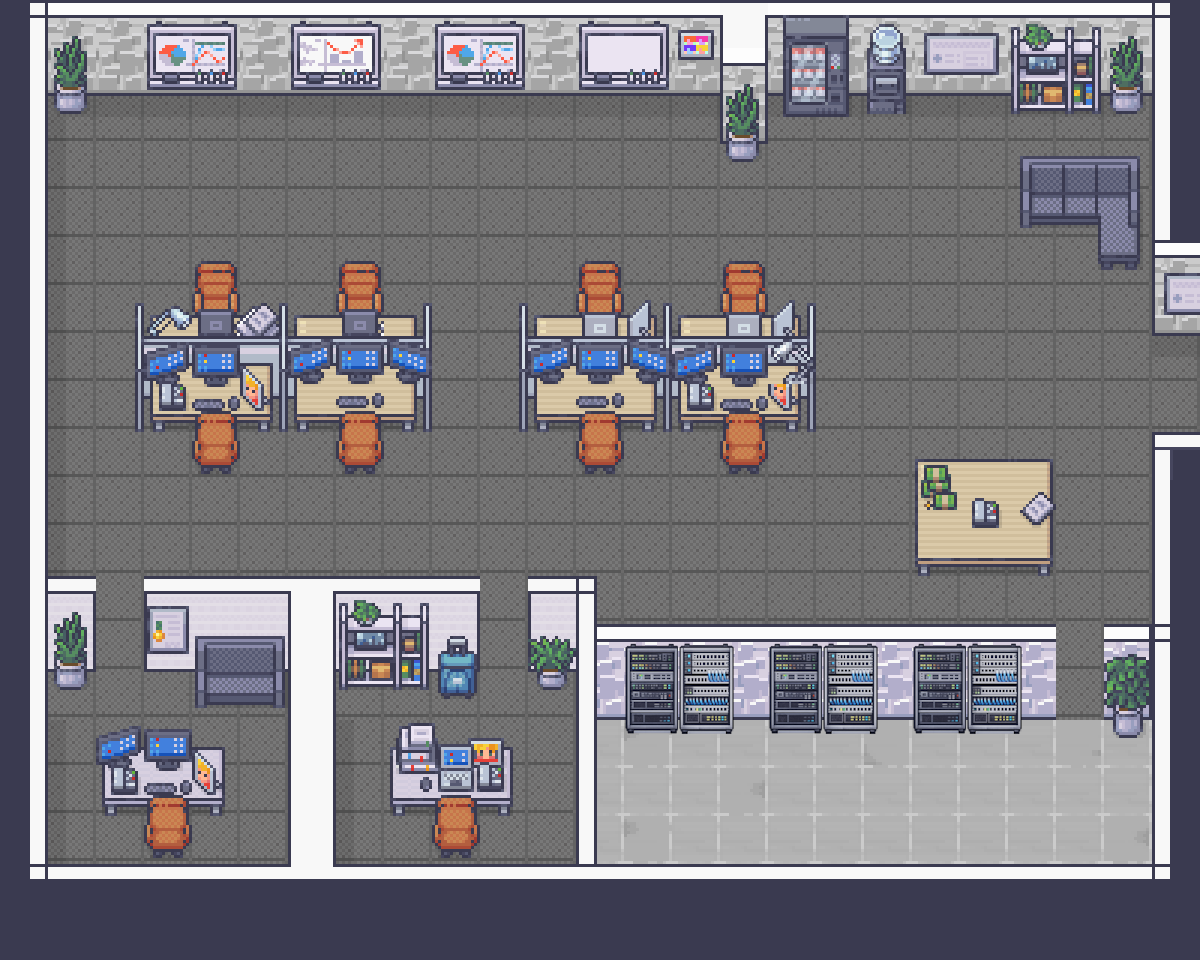

Below is a game level as drawn by its tile map, then a one-line description and the .tmx that defines it (tile-layer data replaced by summaries):
An orthogonal 25x20 tile map with 48x48 px tiles, 14 tile layers (OOB, Building, Office_Bottom, Office_Bottom_Chair, ...), 3 tilesets and 52 objects (chair-forward-cube-1, chair-forward-cube-2, chair-forward-cube-3, chair-forward-cube-4, chair-available-cube-facing-away1, ...).

<map version="1.10" tiledversion="1.11.2" orientation="orthogonal" renderorder="right-down" width="25" height="20" tilewidth="48" tileheight="48" infinite="0" nextlayerid="32" nextobjectid="96">
 <tileset firstgid="1" name="modern_office_48x48" tilewidth="48" tileheight="48" tilecount="848" columns="16">
  <image source="assets/2_Modern_Office_Black_Shadow/Modern_Office_Black_Shadow_48x48.png" trans="ff00ff" width="768" height="2544" />
 </tileset>
 <tileset firstgid="849" name="Room_Builder_Office_48x48" tilewidth="48" tileheight="48" tilecount="224" columns="16">
  <image source="assets/1_Room_Builder_Office/Room_Builder_Office_48x48.png" trans="ff00ff" width="768" height="672" />
 </tileset>
 <tileset firstgid="1073" name="temp" tilewidth="48" tileheight="48" tilecount="848" columns="16">
  <image source="assets/server_racks_added.png" trans="ff00ff" width="768" height="2544" />
 </tileset>
 <layer id="19" name="OOB" width="25" height="20">
  <data>[500 cells, 221 non-empty, 14 distinct tile ids]</data>
 </layer>
 <layer id="2" name="Building" width="25" height="20">
  <data>[500 cells, 475 non-empty, 34 distinct tile ids]</data>
 </layer>
 <layer id="21" name="Office_Bottom" width="25" height="20">
  <data>[500 cells, 23 non-empty, 17 distinct tile ids]</data>
 </layer>
 <layer id="22" name="Office_Bottom_Chair" width="25" height="20">
  <data>[500 cells, 5 non-empty, 3 distinct tile ids]</data>
 </layer>
 <layer id="23" name="Office_Bottom_Stuff" width="25" height="20">
  <data>[500 cells, 25 non-empty, 25 distinct tile ids]</data>
 </layer>
 <layer id="9" name="Office_Decor" width="25" height="20">
  <data>[500 cells, 76 non-empty, 48 distinct tile ids]</data>
 </layer>
 <layer id="11" name="Whiteboards" width="25" height="20">
  <data>[500 cells, 18 non-empty, 14 distinct tile ids]</data>
 </layer>
 <layer id="18" name="Desks-Chairs-FacingToward" width="25" height="20">
  <data>[500 cells, 8 non-empty, 2 distinct tile ids]</data>
 </layer>
 <objectgroup id="27" name="ZONE-WORKING-ChairAvailable-facing-forward">
  <object id="67" name="chair-forward-cube-1" x="189" y="275.333" width="53" height="41.6667" />
  <object id="69" name="chair-forward-cube-2" x="335.333" y="277.333" width="48" height="41.3333" />
  <object id="70" name="chair-forward-cube-3" x="574" y="279" width="48" height="36" />
  <object id="71" name="chair-forward-cube-4" x="720" y="281" width="48" height="34" />
 </objectgroup>
 <layer id="15" name="Desks-FacingToward" width="25" height="20">
  <data>[500 cells, 27 non-empty, 12 distinct tile ids]</data>
 </layer>
 <layer id="14" name="Cubes" width="25" height="20">
  <data>[500 cells, 46 non-empty, 25 distinct tile ids]</data>
 </layer>
 <layer id="13" name="Desks-FacingAway" width="25" height="20">
  <data>[500 cells, 37 non-empty, 12 distinct tile ids]</data>
 </layer>
 <objectgroup id="30" name="ZONE-WORKING-ChairAvailable-facing-away">
  <object id="83" name="chair-available-cube-facing-away1" x="194.333" y="405.333" width="42.3333" height="40.3333" />
  <object id="84" name="chair-available-cube-facing-away2" x="338.167" y="405.833" width="41" height="41.6667" />
  <object id="85" name="chair-available-cube-facing-away3" x="576.167" y="407.167" width="46.3333" height="49" />
  <object id="86" name="chair-available-cube-facing-away4" x="720.167" y="405.833" width="47.6667" height="49" />
 </objectgroup>
 <layer id="17" name="Desks-Chairs-FacingAway" width="25" height="20">
  <data>[500 cells, 8 non-empty, 2 distinct tile ids]</data>
 </layer>
 <layer id="16" name="Desks-Objects-FacingToward" width="25" height="20">
  <data>[500 cells, 20 non-empty, 11 distinct tile ids]</data>
 </layer>
 <layer id="25" name="Servers" width="25" height="20">
  <data>[500 cells, 27 non-empty, 9 distinct tile ids]</data>
 </layer>
 <objectgroup id="28" name="ZONE-PLANNING">
  <object id="72" name="whiteboard-available-facingaway-1" x="150" y="97" width="82" height="43" />
  <object id="73" name="whiteboard-available-facingaway-2" x="295" y="96" width="84" height="43" />
  <object id="74" name="whiteboard-available-facingaway-3" x="442" y="97" width="81" height="44" />
  <object id="75" name="whiteboard-available-facingaway-4" x="584" y="98" width="82" height="43" />
 </objectgroup>
 <objectgroup id="29" name="ZONE-IDLE">
  <object id="77" name="idle-zone-1" x="770" y="100" width="238" height="134" />
  <object id="78" name="idle-zone-2" x="833" y="237" width="218" height="191" />
  <object id="79" name="idle-zone-4" x="600" y="505" width="304" height="118" />
  <object id="80" name="idle-zone-3" x="1057" y="432" width="92" height="149" />
  <object id="88" name="idle-zone-5" x="622" y="746" width="480" height="113" />
 </objectgroup>
 <objectgroup id="31" name="ZONE-THINKING">
  <object id="87" name="ThinkingZone-Available-1" x="57" y="150" width="660" height="108" />
 </objectgroup>
 <objectgroup id="26" name="ZONE-COLLISION">
  <object id="20" gid="914" x="149" y="412" width="48" height="48" />
  <object id="23" x="149" y="340" width="270" height="82" />
  <object id="24" name="col-desk-left" x="312" y="359" />
  <object id="29" name="col-desk-right" x="535" y="340" width="271" height="80" />
  <object id="35" x="48" y="0" width="48" height="116" />
  <object id="36" x="720" y="48" width="48" height="120" />
  <object id="37" x="1104" y="0" width="48" height="144" />
  <object id="38" x="1108" y="630" width="44" height="116" />
  <object id="39" x="532" y="624" width="44" height="42" />
  <object id="40" x="48" y="582" width="41" height="79.3333" />
  <object id="41" x="531" y="582" width="45" height="42" />
  <object id="44" name="col-plants_wallobjects" x="768" y="0" width="336" height="96" />
  <object id="45" x="1025" y="161" width="116" height="65" />
  <object id="46" name="col-sofa" x="1104" y="192" width="48" height="89" />
  <object id="50" x="1152" y="0" width="48" height="336" />
  <object id="51" x="0" y="0" width="1152" height="96" />
  <object id="52" x="0" y="0" width="48" height="960" />
  <object id="53" x="0" y="864" width="1200" height="96" />
  <object id="54" x="1152" y="432" width="48" height="528" />
  <object id="55" x="288" y="576" width="48" height="288" />
  <object id="56" name="col-walls" x="585" y="628" width="464" height="89" />
  <object id="57" x="114" y="769" width="113" height="36" />
  <object id="60" x="400" y="774.667" width="106.667" height="22.3333" />
  <object id="62" x="917" y="459" width="130" height="97" />
  <object id="64" x="148" y="582" width="136" height="89" />
  <object id="65" x="199" y="630" width="88" height="38" />
  <object id="66" x="338" y="585" width="135" height="81" />
  <object id="89" x="579" y="632.667" width="36" height="229.333" />
  <object id="90" x="146" y="290" width="39" height="138" />
  <object id="91" x="247" y="291" width="83" height="134" />
  <object id="92" x="389" y="290" width="38" height="138" />
  <object id="93" x="531" y="294" width="40" height="130" />
  <object id="94" x="631" y="289" width="82" height="133" />
  <object id="95" x="776" y="290" width="30" height="133" />
 </objectgroup>
</map>
